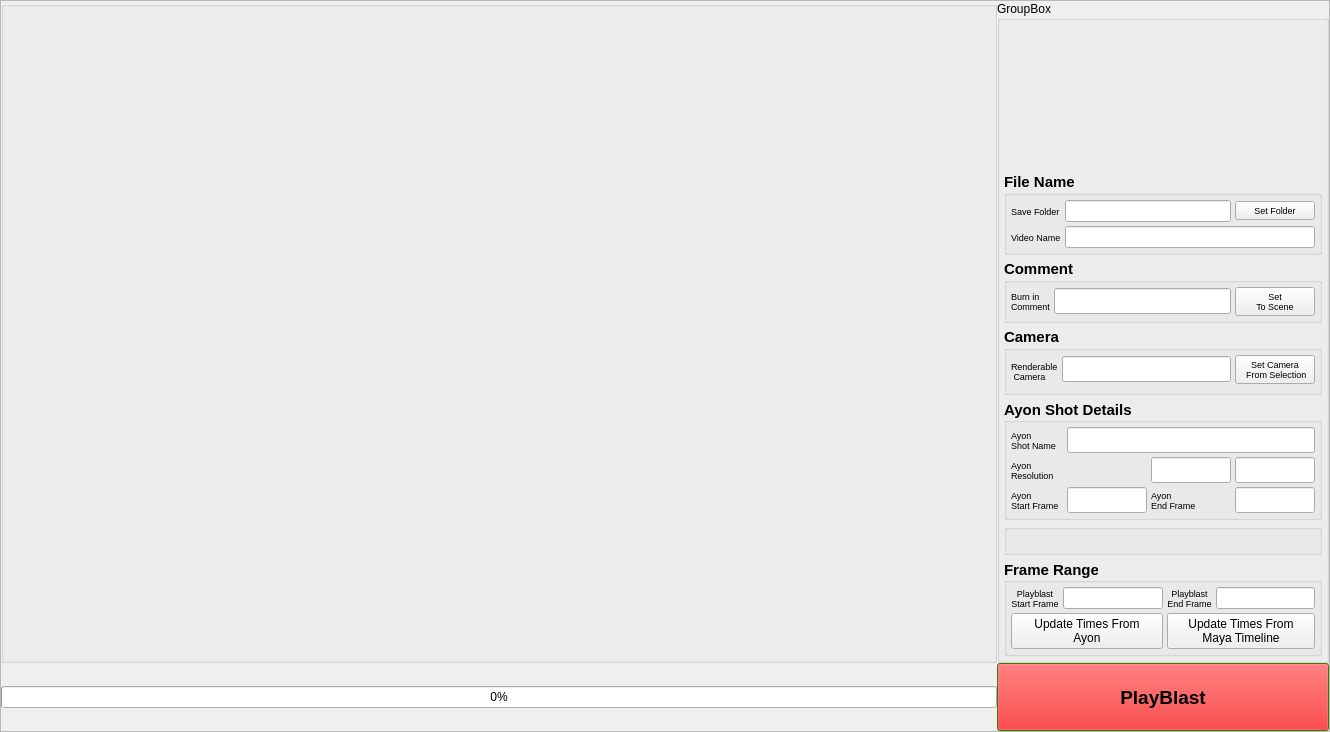
<?xml version="1.0" encoding="UTF-8"?>
<ui version="4.0">
 <class>PlayblasterWidget</class>
 <widget class="QWidget" name="PlayblasterWidget">
  <property name="geometry">
   <rect>
    <x>0</x>
    <y>0</y>
    <width>1330</width>
    <height>732</height>
   </rect>
  </property>
  <property name="windowTitle">
   <string>Playblaster</string>
  </property>
  <layout class="QGridLayout" name="gridLayout">
   <property name="leftMargin">
    <number>0</number>
   </property>
   <property name="topMargin">
    <number>0</number>
   </property>
   <property name="rightMargin">
    <number>0</number>
   </property>
   <property name="bottomMargin">
    <number>0</number>
   </property>
   <property name="spacing">
    <number>0</number>
   </property>
   <item row="0" column="1">
    <widget class="QFrame" name="frame">
     <property name="frameShape">
      <enum>QFrame::StyledPanel</enum>
     </property>
     <property name="frameShadow">
      <enum>QFrame::Raised</enum>
     </property>
     <layout class="QGridLayout" name="gridLayout_3">
      <property name="leftMargin">
       <number>0</number>
      </property>
      <property name="topMargin">
       <number>0</number>
      </property>
      <property name="rightMargin">
       <number>0</number>
      </property>
      <property name="bottomMargin">
       <number>0</number>
      </property>
      <property name="spacing">
       <number>0</number>
      </property>
      <item row="0" column="1">
       <widget class="QGroupBox" name="groupBox_2">
        <property name="sizePolicy">
         <sizepolicy hsizetype="Maximum" vsizetype="Preferred">
          <horstretch>0</horstretch>
          <verstretch>0</verstretch>
         </sizepolicy>
        </property>
        <property name="title">
         <string>GroupBox</string>
        </property>
        <layout class="QGridLayout" name="gridLayout_4">
         <property name="leftMargin">
          <number>4</number>
         </property>
         <property name="topMargin">
          <number>4</number>
         </property>
         <property name="rightMargin">
          <number>4</number>
         </property>
         <property name="bottomMargin">
          <number>4</number>
         </property>
         <property name="spacing">
          <number>4</number>
         </property>
         <item row="6" column="0">
          <widget class="QGroupBox" name="groupBox_3">
           <property name="font">
            <font>
             <pointsize>11</pointsize>
             <weight>75</weight>
             <bold>true</bold>
            </font>
           </property>
           <property name="title">
            <string>Frame Range </string>
           </property>
           <property name="alignment">
            <set>Qt::AlignLeading|Qt::AlignLeft|Qt::AlignVCenter</set>
           </property>
           <layout class="QGridLayout" name="gridLayout_5">
            <property name="leftMargin">
             <number>4</number>
            </property>
            <property name="topMargin">
             <number>4</number>
            </property>
            <property name="rightMargin">
             <number>4</number>
            </property>
            <property name="bottomMargin">
             <number>4</number>
            </property>
            <property name="spacing">
             <number>4</number>
            </property>
            <item row="0" column="3">
             <widget class="QLabel" name="label_2">
              <property name="font">
               <font>
                <pointsize>7</pointsize>
                <weight>50</weight>
                <bold>false</bold>
               </font>
              </property>
              <property name="text">
               <string>Playblast
End Frame</string>
              </property>
              <property name="alignment">
               <set>Qt::AlignCenter</set>
              </property>
             </widget>
            </item>
            <item row="0" column="4">
             <widget class="QLineEdit" name="playblastEndLineEdit">
              <property name="font">
               <font>
                <pointsize>7</pointsize>
                <weight>75</weight>
                <bold>true</bold>
               </font>
              </property>
              <property name="readOnly">
               <bool>true</bool>
              </property>
             </widget>
            </item>
            <item row="0" column="2">
             <widget class="QLineEdit" name="playblastStartLineEdit">
              <property name="font">
               <font>
                <pointsize>7</pointsize>
                <weight>75</weight>
                <bold>true</bold>
               </font>
              </property>
              <property name="readOnly">
               <bool>true</bool>
              </property>
             </widget>
            </item>
            <item row="0" column="1">
             <widget class="QLabel" name="label">
              <property name="font">
               <font>
                <pointsize>7</pointsize>
                <weight>50</weight>
                <bold>false</bold>
               </font>
              </property>
              <property name="text">
               <string>Playblast
Start Frame</string>
              </property>
              <property name="alignment">
               <set>Qt::AlignCenter</set>
              </property>
             </widget>
            </item>
            <item row="2" column="1" colspan="2">
             <widget class="QPushButton" name="updateTimesFromAyonButton">
              <property name="font">
               <font>
                <pointsize>9</pointsize>
                <weight>50</weight>
                <bold>false</bold>
               </font>
              </property>
              <property name="text">
               <string>Update Times From
Ayon</string>
              </property>
             </widget>
            </item>
            <item row="2" column="3" colspan="2">
             <widget class="QPushButton" name="updateTimesFromMayaButton">
              <property name="font">
               <font>
                <pointsize>9</pointsize>
                <weight>50</weight>
                <bold>false</bold>
               </font>
              </property>
              <property name="text">
               <string>Update Times From
Maya Timeline</string>
              </property>
             </widget>
            </item>
           </layout>
          </widget>
         </item>
         <item row="2" column="0">
          <widget class="QGroupBox" name="groupBox_7">
           <property name="font">
            <font>
             <pointsize>11</pointsize>
             <weight>75</weight>
             <bold>true</bold>
            </font>
           </property>
           <property name="title">
            <string>Comment </string>
           </property>
           <layout class="QGridLayout" name="gridLayout_8">
            <property name="leftMargin">
             <number>4</number>
            </property>
            <property name="topMargin">
             <number>4</number>
            </property>
            <property name="rightMargin">
             <number>4</number>
            </property>
            <property name="bottomMargin">
             <number>4</number>
            </property>
            <property name="spacing">
             <number>4</number>
            </property>
            <item row="1" column="0">
             <widget class="QLabel" name="label_8">
              <property name="font">
               <font>
                <pointsize>7</pointsize>
                <weight>50</weight>
                <bold>false</bold>
               </font>
              </property>
              <property name="text">
               <string>Burn in
Comment</string>
              </property>
             </widget>
            </item>
            <item row="1" column="1">
             <widget class="QLineEdit" name="commentBurnInLineEdit">
              <property name="maxLength">
               <number>40</number>
              </property>
             </widget>
            </item>
            <item row="1" column="2">
             <widget class="QPushButton" name="setCommentToSceneButton">
              <property name="font">
               <font>
                <pointsize>7</pointsize>
                <weight>50</weight>
                <bold>false</bold>
               </font>
              </property>
              <property name="text">
               <string>Set
To Scene</string>
              </property>
             </widget>
            </item>
           </layout>
          </widget>
         </item>
         <item row="0" column="0">
          <spacer name="verticalSpacer">
           <property name="orientation">
            <enum>Qt::Vertical</enum>
           </property>
           <property name="sizeHint" stdset="0">
            <size>
             <width>20</width>
             <height>40</height>
            </size>
           </property>
          </spacer>
         </item>
         <item row="3" column="0">
          <widget class="QGroupBox" name="groupBox_6">
           <property name="font">
            <font>
             <pointsize>11</pointsize>
             <weight>75</weight>
             <bold>true</bold>
            </font>
           </property>
           <property name="title">
            <string>Camera</string>
           </property>
           <layout class="QGridLayout" name="gridLayout_7">
            <property name="leftMargin">
             <number>4</number>
            </property>
            <property name="topMargin">
             <number>4</number>
            </property>
            <property name="rightMargin">
             <number>4</number>
            </property>
            <property name="bottomMargin">
             <number>4</number>
            </property>
            <property name="spacing">
             <number>4</number>
            </property>
            <item row="0" column="1">
             <widget class="QLineEdit" name="cameraLineEdit">
              <property name="readOnly">
               <bool>true</bool>
              </property>
             </widget>
            </item>
            <item row="0" column="0" rowspan="2">
             <widget class="QLabel" name="label_7">
              <property name="font">
               <font>
                <pointsize>7</pointsize>
                <weight>50</weight>
                <bold>false</bold>
               </font>
              </property>
              <property name="text">
               <string>Renderable
 Camera</string>
              </property>
             </widget>
            </item>
            <item row="0" column="2">
             <widget class="QPushButton" name="setCameraButton">
              <property name="font">
               <font>
                <pointsize>7</pointsize>
                <weight>50</weight>
                <bold>false</bold>
               </font>
              </property>
              <property name="text">
               <string>Set Camera
 From Selection</string>
              </property>
             </widget>
            </item>
           </layout>
          </widget>
         </item>
         <item row="4" column="0">
          <widget class="QGroupBox" name="groupBox_5">
           <property name="font">
            <font>
             <pointsize>11</pointsize>
             <weight>75</weight>
             <bold>true</bold>
            </font>
           </property>
           <property name="title">
            <string>Ayon Shot Details</string>
           </property>
           <property name="alignment">
            <set>Qt::AlignLeading|Qt::AlignLeft|Qt::AlignVCenter</set>
           </property>
           <layout class="QGridLayout" name="gridLayout_6">
            <property name="leftMargin">
             <number>4</number>
            </property>
            <property name="topMargin">
             <number>4</number>
            </property>
            <property name="rightMargin">
             <number>4</number>
            </property>
            <property name="bottomMargin">
             <number>4</number>
            </property>
            <property name="spacing">
             <number>4</number>
            </property>
            <item row="2" column="5">
             <widget class="QLineEdit" name="ayonEndLineEdit">
              <property name="maximumSize">
               <size>
                <width>80</width>
                <height>16777215</height>
               </size>
              </property>
              <property name="font">
               <font>
                <pointsize>11</pointsize>
                <weight>75</weight>
                <bold>true</bold>
               </font>
              </property>
              <property name="readOnly">
               <bool>true</bool>
              </property>
             </widget>
            </item>
            <item row="0" column="0">
             <widget class="QLabel" name="label_5">
              <property name="font">
               <font>
                <pointsize>7</pointsize>
                <weight>50</weight>
                <bold>false</bold>
               </font>
              </property>
              <property name="text">
               <string>Ayon
Shot Name</string>
              </property>
              <property name="alignment">
               <set>Qt::AlignLeading|Qt::AlignLeft|Qt::AlignVCenter</set>
              </property>
             </widget>
            </item>
            <item row="2" column="0">
             <widget class="QLabel" name="label_3">
              <property name="font">
               <font>
                <pointsize>7</pointsize>
                <weight>50</weight>
                <bold>false</bold>
               </font>
              </property>
              <property name="text">
               <string>Ayon
Start Frame</string>
              </property>
              <property name="alignment">
               <set>Qt::AlignLeading|Qt::AlignLeft|Qt::AlignVCenter</set>
              </property>
             </widget>
            </item>
            <item row="2" column="3">
             <widget class="QLineEdit" name="ayonStartLineEdit">
              <property name="maximumSize">
               <size>
                <width>80</width>
                <height>16777215</height>
               </size>
              </property>
              <property name="font">
               <font>
                <pointsize>11</pointsize>
                <weight>75</weight>
                <bold>true</bold>
               </font>
              </property>
              <property name="readOnly">
               <bool>true</bool>
              </property>
             </widget>
            </item>
            <item row="0" column="3" colspan="3">
             <widget class="QLineEdit" name="ayonShotNameLineEdit">
              <property name="font">
               <font>
                <pointsize>11</pointsize>
                <weight>75</weight>
                <bold>true</bold>
               </font>
              </property>
              <property name="readOnly">
               <bool>true</bool>
              </property>
             </widget>
            </item>
            <item row="2" column="4">
             <widget class="QLabel" name="label_4">
              <property name="font">
               <font>
                <pointsize>7</pointsize>
                <weight>50</weight>
                <bold>false</bold>
               </font>
              </property>
              <property name="text">
               <string>Ayon
End Frame</string>
              </property>
              <property name="alignment">
               <set>Qt::AlignLeading|Qt::AlignLeft|Qt::AlignVCenter</set>
              </property>
             </widget>
            </item>
            <item row="1" column="4">
             <widget class="QLineEdit" name="ayonResolutionWidthLineEdit">
              <property name="maximumSize">
               <size>
                <width>80</width>
                <height>16777215</height>
               </size>
              </property>
              <property name="font">
               <font>
                <pointsize>11</pointsize>
                <weight>75</weight>
                <bold>true</bold>
               </font>
              </property>
              <property name="readOnly">
               <bool>true</bool>
              </property>
             </widget>
            </item>
            <item row="1" column="5">
             <widget class="QLineEdit" name="ayonResolutionHeightLineEdit">
              <property name="maximumSize">
               <size>
                <width>80</width>
                <height>16777215</height>
               </size>
              </property>
              <property name="font">
               <font>
                <pointsize>11</pointsize>
                <weight>75</weight>
                <bold>true</bold>
               </font>
              </property>
              <property name="readOnly">
               <bool>true</bool>
              </property>
             </widget>
            </item>
            <item row="1" column="0" colspan="2">
             <widget class="QLabel" name="label_6">
              <property name="font">
               <font>
                <pointsize>7</pointsize>
                <weight>50</weight>
                <bold>false</bold>
               </font>
              </property>
              <property name="text">
               <string>Ayon
Resolution</string>
              </property>
              <property name="alignment">
               <set>Qt::AlignLeading|Qt::AlignLeft|Qt::AlignVCenter</set>
              </property>
             </widget>
            </item>
           </layout>
          </widget>
         </item>
         <item row="5" column="0">
          <widget class="QGroupBox" name="groupBox_4">
           <property name="title">
            <string/>
           </property>
          </widget>
         </item>
         <item row="1" column="0">
          <widget class="QGroupBox" name="groupBox_8">
           <property name="font">
            <font>
             <pointsize>11</pointsize>
             <weight>75</weight>
             <bold>true</bold>
            </font>
           </property>
           <property name="title">
            <string>File Name</string>
           </property>
           <layout class="QGridLayout" name="gridLayout_9">
            <property name="leftMargin">
             <number>4</number>
            </property>
            <property name="topMargin">
             <number>4</number>
            </property>
            <property name="rightMargin">
             <number>4</number>
            </property>
            <property name="bottomMargin">
             <number>4</number>
            </property>
            <property name="spacing">
             <number>4</number>
            </property>
            <item row="0" column="1">
             <widget class="QLineEdit" name="playblastVideoFolderLineEdit">
              <property name="font">
               <font>
                <pointsize>7</pointsize>
                <weight>50</weight>
                <bold>false</bold>
               </font>
              </property>
              <property name="readOnly">
               <bool>true</bool>
              </property>
             </widget>
            </item>
            <item row="0" column="2">
             <widget class="QPushButton" name="setPlayblastVideoFolderButton">
              <property name="font">
               <font>
                <pointsize>7</pointsize>
                <weight>50</weight>
                <bold>false</bold>
               </font>
              </property>
              <property name="text">
               <string>Set Folder</string>
              </property>
             </widget>
            </item>
            <item row="0" column="0">
             <widget class="QLabel" name="label_9">
              <property name="font">
               <font>
                <pointsize>7</pointsize>
                <weight>50</weight>
                <bold>false</bold>
               </font>
              </property>
              <property name="text">
               <string>Save Folder</string>
              </property>
             </widget>
            </item>
            <item row="1" column="0">
             <widget class="QLabel" name="label_10">
              <property name="font">
               <font>
                <pointsize>7</pointsize>
                <weight>50</weight>
                <bold>false</bold>
               </font>
              </property>
              <property name="text">
               <string>Video Name</string>
              </property>
             </widget>
            </item>
            <item row="1" column="1" colspan="2">
             <widget class="QLineEdit" name="videoFileNameLineEdit">
              <property name="font">
               <font>
                <pointsize>7</pointsize>
                <weight>50</weight>
                <bold>false</bold>
               </font>
              </property>
             </widget>
            </item>
           </layout>
          </widget>
         </item>
        </layout>
       </widget>
      </item>
      <item row="0" column="0">
       <widget class="QGroupBox" name="groupBox">
        <property name="title">
         <string/>
        </property>
        <layout class="QGridLayout" name="gridLayout_2">
         <property name="leftMargin">
          <number>4</number>
         </property>
         <property name="topMargin">
          <number>4</number>
         </property>
         <property name="rightMargin">
          <number>4</number>
         </property>
         <property name="bottomMargin">
          <number>4</number>
         </property>
         <property name="spacing">
          <number>4</number>
         </property>
         <item row="1" column="0">
          <widget class="ViewportWidget" name="viewport" native="true">
           <property name="sizePolicy">
            <sizepolicy hsizetype="MinimumExpanding" vsizetype="Preferred">
             <horstretch>0</horstretch>
             <verstretch>0</verstretch>
            </sizepolicy>
           </property>
           <property name="minimumSize">
            <size>
             <width>200</width>
             <height>200</height>
            </size>
           </property>
          </widget>
         </item>
        </layout>
       </widget>
      </item>
      <item row="1" column="0">
       <widget class="QProgressBar" name="progressBar">
        <property name="value">
         <number>0</number>
        </property>
       </widget>
      </item>
      <item row="1" column="1">
       <widget class="QPushButton" name="playblastButton">
        <property name="minimumSize">
         <size>
          <width>0</width>
          <height>68</height>
         </size>
        </property>
        <property name="palette">
         <palette>
          <active>
           <colorrole role="Button">
            <brush brushstyle="SolidPattern">
             <color alpha="255">
              <red>240</red>
              <green>0</green>
              <blue>0</blue>
             </color>
            </brush>
           </colorrole>
           <colorrole role="Light">
            <brush brushstyle="SolidPattern">
             <color alpha="255">
              <red>255</red>
              <green>255</green>
              <blue>127</blue>
             </color>
            </brush>
           </colorrole>
           <colorrole role="Midlight">
            <brush brushstyle="SolidPattern">
             <color alpha="255">
              <red>170</red>
              <green>85</green>
              <blue>127</blue>
             </color>
            </brush>
           </colorrole>
           <colorrole role="Dark">
            <brush brushstyle="SolidPattern">
             <color alpha="255">
              <red>170</red>
              <green>170</green>
              <blue>127</blue>
             </color>
            </brush>
           </colorrole>
           <colorrole role="Text">
            <brush brushstyle="SolidPattern">
             <color alpha="255">
              <red>85</red>
              <green>170</green>
              <blue>127</blue>
             </color>
            </brush>
           </colorrole>
           <colorrole role="BrightText">
            <brush brushstyle="SolidPattern">
             <color alpha="255">
              <red>255</red>
              <green>0</green>
              <blue>127</blue>
             </color>
            </brush>
           </colorrole>
           <colorrole role="Base">
            <brush brushstyle="SolidPattern">
             <color alpha="255">
              <red>255</red>
              <green>0</green>
              <blue>127</blue>
             </color>
            </brush>
           </colorrole>
           <colorrole role="Window">
            <brush brushstyle="SolidPattern">
             <color alpha="255">
              <red>85</red>
              <green>170</green>
              <blue>0</blue>
             </color>
            </brush>
           </colorrole>
           <colorrole role="Shadow">
            <brush brushstyle="SolidPattern">
             <color alpha="255">
              <red>0</red>
              <green>170</green>
              <blue>255</blue>
             </color>
            </brush>
           </colorrole>
           <colorrole role="HighlightedText">
            <brush brushstyle="SolidPattern">
             <color alpha="255">
              <red>85</red>
              <green>85</green>
              <blue>255</blue>
             </color>
            </brush>
           </colorrole>
           <colorrole role="AlternateBase">
            <brush brushstyle="SolidPattern">
             <color alpha="255">
              <red>85</red>
              <green>0</green>
              <blue>0</blue>
             </color>
            </brush>
           </colorrole>
           <colorrole role="ToolTipBase">
            <brush brushstyle="SolidPattern">
             <color alpha="255">
              <red>190</red>
              <green>191</green>
              <blue>255</blue>
             </color>
            </brush>
           </colorrole>
           <colorrole role="ToolTipText">
            <brush brushstyle="SolidPattern">
             <color alpha="255">
              <red>85</red>
              <green>170</green>
              <blue>127</blue>
             </color>
            </brush>
           </colorrole>
           <colorrole role="PlaceholderText">
            <brush brushstyle="SolidPattern">
             <color alpha="128">
              <red>85</red>
              <green>85</green>
              <blue>0</blue>
             </color>
            </brush>
           </colorrole>
          </active>
          <inactive>
           <colorrole role="Button">
            <brush brushstyle="SolidPattern">
             <color alpha="255">
              <red>240</red>
              <green>0</green>
              <blue>0</blue>
             </color>
            </brush>
           </colorrole>
           <colorrole role="Light">
            <brush brushstyle="SolidPattern">
             <color alpha="255">
              <red>255</red>
              <green>255</green>
              <blue>127</blue>
             </color>
            </brush>
           </colorrole>
           <colorrole role="Midlight">
            <brush brushstyle="SolidPattern">
             <color alpha="255">
              <red>170</red>
              <green>85</green>
              <blue>127</blue>
             </color>
            </brush>
           </colorrole>
           <colorrole role="Dark">
            <brush brushstyle="SolidPattern">
             <color alpha="255">
              <red>160</red>
              <green>160</green>
              <blue>160</blue>
             </color>
            </brush>
           </colorrole>
           <colorrole role="Text">
            <brush brushstyle="SolidPattern">
             <color alpha="255">
              <red>85</red>
              <green>170</green>
              <blue>127</blue>
             </color>
            </brush>
           </colorrole>
           <colorrole role="BrightText">
            <brush brushstyle="SolidPattern">
             <color alpha="255">
              <red>255</red>
              <green>0</green>
              <blue>127</blue>
             </color>
            </brush>
           </colorrole>
           <colorrole role="Base">
            <brush brushstyle="SolidPattern">
             <color alpha="255">
              <red>85</red>
              <green>255</green>
              <blue>0</blue>
             </color>
            </brush>
           </colorrole>
           <colorrole role="Window">
            <brush brushstyle="SolidPattern">
             <color alpha="255">
              <red>85</red>
              <green>170</green>
              <blue>0</blue>
             </color>
            </brush>
           </colorrole>
           <colorrole role="Shadow">
            <brush brushstyle="SolidPattern">
             <color alpha="255">
              <red>0</red>
              <green>170</green>
              <blue>255</blue>
             </color>
            </brush>
           </colorrole>
           <colorrole role="HighlightedText">
            <brush brushstyle="SolidPattern">
             <color alpha="255">
              <red>85</red>
              <green>170</green>
              <blue>127</blue>
             </color>
            </brush>
           </colorrole>
           <colorrole role="AlternateBase">
            <brush brushstyle="SolidPattern">
             <color alpha="255">
              <red>85</red>
              <green>0</green>
              <blue>0</blue>
             </color>
            </brush>
           </colorrole>
           <colorrole role="ToolTipBase">
            <brush brushstyle="SolidPattern">
             <color alpha="255">
              <red>190</red>
              <green>191</green>
              <blue>255</blue>
             </color>
            </brush>
           </colorrole>
           <colorrole role="ToolTipText">
            <brush brushstyle="SolidPattern">
             <color alpha="255">
              <red>85</red>
              <green>170</green>
              <blue>127</blue>
             </color>
            </brush>
           </colorrole>
           <colorrole role="PlaceholderText">
            <brush brushstyle="SolidPattern">
             <color alpha="128">
              <red>37</red>
              <green>50</green>
              <blue>170</blue>
             </color>
            </brush>
           </colorrole>
          </inactive>
          <disabled>
           <colorrole role="Button">
            <brush brushstyle="SolidPattern">
             <color alpha="255">
              <red>240</red>
              <green>0</green>
              <blue>0</blue>
             </color>
            </brush>
           </colorrole>
           <colorrole role="Light">
            <brush brushstyle="SolidPattern">
             <color alpha="255">
              <red>255</red>
              <green>255</green>
              <blue>127</blue>
             </color>
            </brush>
           </colorrole>
           <colorrole role="Midlight">
            <brush brushstyle="SolidPattern">
             <color alpha="255">
              <red>170</red>
              <green>85</green>
              <blue>127</blue>
             </color>
            </brush>
           </colorrole>
           <colorrole role="Dark">
            <brush brushstyle="SolidPattern">
             <color alpha="255">
              <red>160</red>
              <green>160</green>
              <blue>160</blue>
             </color>
            </brush>
           </colorrole>
           <colorrole role="Text">
            <brush brushstyle="SolidPattern">
             <color alpha="255">
              <red>85</red>
              <green>85</green>
              <blue>0</blue>
             </color>
            </brush>
           </colorrole>
           <colorrole role="BrightText">
            <brush brushstyle="SolidPattern">
             <color alpha="255">
              <red>255</red>
              <green>0</green>
              <blue>127</blue>
             </color>
            </brush>
           </colorrole>
           <colorrole role="Base">
            <brush brushstyle="SolidPattern">
             <color alpha="255">
              <red>85</red>
              <green>170</green>
              <blue>0</blue>
             </color>
            </brush>
           </colorrole>
           <colorrole role="Window">
            <brush brushstyle="SolidPattern">
             <color alpha="255">
              <red>85</red>
              <green>170</green>
              <blue>0</blue>
             </color>
            </brush>
           </colorrole>
           <colorrole role="Shadow">
            <brush brushstyle="SolidPattern">
             <color alpha="255">
              <red>0</red>
              <green>170</green>
              <blue>255</blue>
             </color>
            </brush>
           </colorrole>
           <colorrole role="HighlightedText">
            <brush brushstyle="SolidPattern">
             <color alpha="255">
              <red>85</red>
              <green>170</green>
              <blue>127</blue>
             </color>
            </brush>
           </colorrole>
           <colorrole role="AlternateBase">
            <brush brushstyle="SolidPattern">
             <color alpha="255">
              <red>85</red>
              <green>0</green>
              <blue>0</blue>
             </color>
            </brush>
           </colorrole>
           <colorrole role="ToolTipBase">
            <brush brushstyle="SolidPattern">
             <color alpha="255">
              <red>190</red>
              <green>191</green>
              <blue>255</blue>
             </color>
            </brush>
           </colorrole>
           <colorrole role="ToolTipText">
            <brush brushstyle="SolidPattern">
             <color alpha="255">
              <red>85</red>
              <green>170</green>
              <blue>127</blue>
             </color>
            </brush>
           </colorrole>
           <colorrole role="PlaceholderText">
            <brush brushstyle="SolidPattern">
             <color alpha="128">
              <red>37</red>
              <green>50</green>
              <blue>170</blue>
             </color>
            </brush>
           </colorrole>
          </disabled>
         </palette>
        </property>
        <property name="font">
         <font>
          <pointsize>14</pointsize>
          <weight>75</weight>
          <bold>true</bold>
         </font>
        </property>
        <property name="text">
         <string>PlayBlast</string>
        </property>
       </widget>
      </item>
     </layout>
    </widget>
   </item>
  </layout>
 </widget>
 <customwidgets>
  <customwidget>
   <class>ViewportWidget</class>
   <extends>QWidget</extends>
   <header>openpype.hosts.maya.tools.bz.playblast.ui.viewportWindow.h</header>
   <container>1</container>
  </customwidget>
 </customwidgets>
 <resources/>
 <connections>
  <connection>
   <sender>updateTimesFromAyonButton</sender>
   <signal>clicked()</signal>
   <receiver>PlayblasterWidget</receiver>
   <slot>updateTimesFromAyon()</slot>
   <hints>
    <hint type="sourcelabel">
     <x>1138</x>
     <y>743</y>
    </hint>
    <hint type="destinationlabel">
     <x>690</x>
     <y>425</y>
    </hint>
   </hints>
  </connection>
  <connection>
   <sender>updateTimesFromMayaButton</sender>
   <signal>clicked()</signal>
   <receiver>PlayblasterWidget</receiver>
   <slot>updateTimesFromMaya()</slot>
   <hints>
    <hint type="sourcelabel">
     <x>1295</x>
     <y>743</y>
    </hint>
    <hint type="destinationlabel">
     <x>690</x>
     <y>425</y>
    </hint>
   </hints>
  </connection>
  <connection>
   <sender>playblastButton</sender>
   <signal>clicked()</signal>
   <receiver>PlayblasterWidget</receiver>
   <slot>runPlayblast()</slot>
   <hints>
    <hint type="sourcelabel">
     <x>1198</x>
     <y>808</y>
    </hint>
    <hint type="destinationlabel">
     <x>690</x>
     <y>425</y>
    </hint>
   </hints>
  </connection>
  <connection>
   <sender>setCameraButton</sender>
   <signal>clicked()</signal>
   <receiver>PlayblasterWidget</receiver>
   <slot>setPlayblastCamera()</slot>
   <hints>
    <hint type="sourcelabel">
     <x>1388</x>
     <y>554</y>
    </hint>
    <hint type="destinationlabel">
     <x>720</x>
     <y>435</y>
    </hint>
   </hints>
  </connection>
  <connection>
   <sender>setCommentToSceneButton</sender>
   <signal>clicked()</signal>
   <receiver>PlayblasterWidget</receiver>
   <slot>setCommentToSceneName()</slot>
   <hints>
    <hint type="sourcelabel">
     <x>1448</x>
     <y>463</y>
    </hint>
    <hint type="destinationlabel">
     <x>750</x>
     <y>426</y>
    </hint>
   </hints>
  </connection>
  <connection>
   <sender>setPlayblastVideoFolderButton</sender>
   <signal>clicked()</signal>
   <receiver>PlayblasterWidget</receiver>
   <slot>setPlayblastFolder()</slot>
   <hints>
    <hint type="sourcelabel">
     <x>1281</x>
     <y>270</y>
    </hint>
    <hint type="destinationlabel">
     <x>664</x>
     <y>365</y>
    </hint>
   </hints>
  </connection>
 </connections>
 <slots>
  <slot>updateTimesFromAyon()</slot>
  <slot>updateTimesFromMaya()</slot>
  <slot>runPlayblast()</slot>
  <slot>setPlayblastCamera()</slot>
  <slot>setCommentToSceneName()</slot>
  <slot>setPlayblastFolder()</slot>
 </slots>
</ui>
